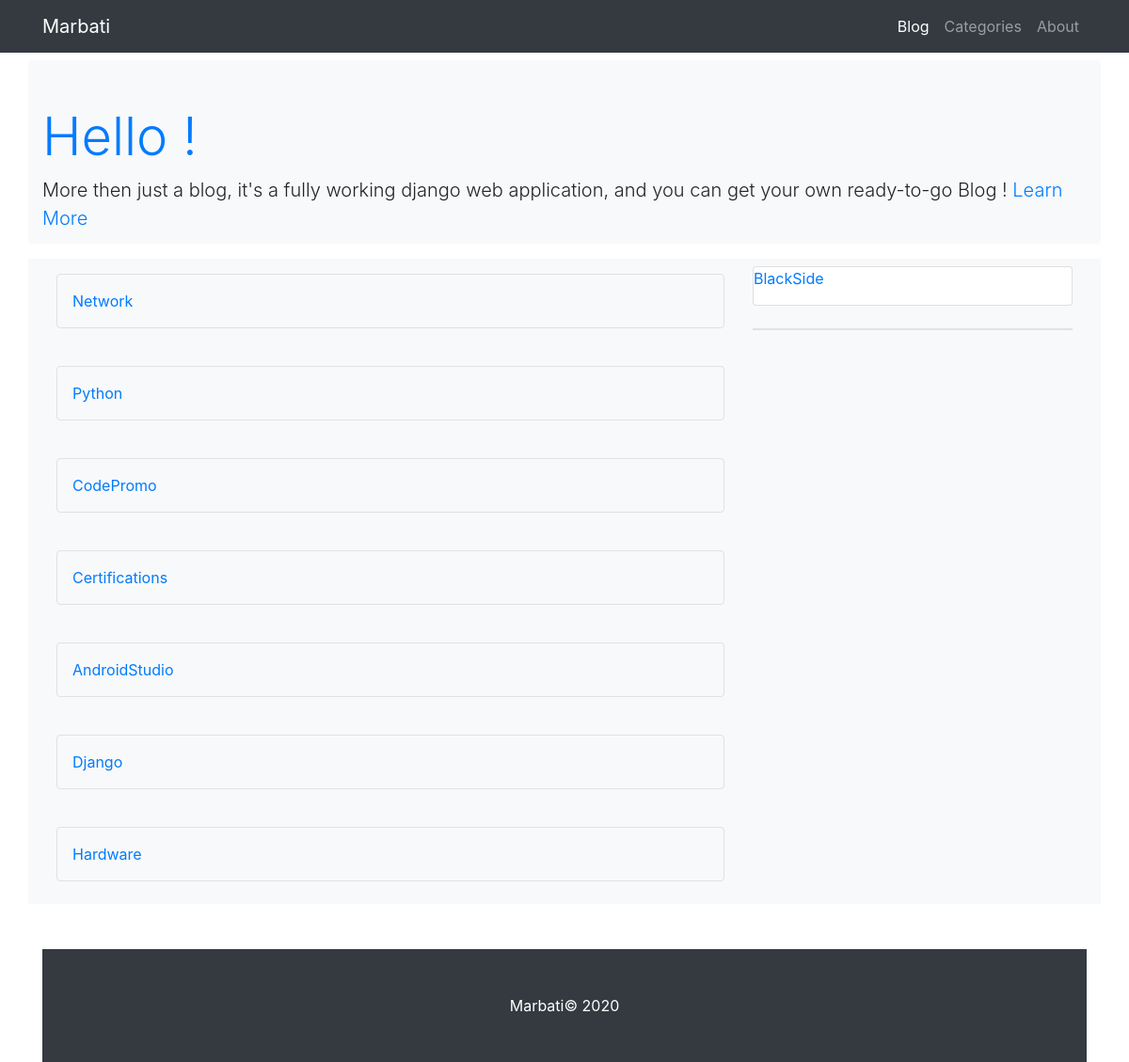
Screenshot of /blog/categories/ with the database file from the repository.
### blog/models.py (models this page shows, shortened)
class categories(models.Model):
    name = models.CharField(max_length=50)
    description = models.TextField(blank=True, null=True)

### blog/views.py (the view)
# urls.py: path('blog/categories/', views.homepage, name='blogero'),
def homepage(request):
    model = categories.objects.all()
    context = {'cat': model}
    return render(request, 'blog/categories.html', context=context)

### blog/templates/blog/categories.html
{% extends 'base.html' %}
    {% block content %}
    <div class="container">
        {% for element in cat %}
            <div class="row border rounded mt-3 py-3 px-3 bg-light ">
                <a href="{% url 'filter' element.id %}">{{ element.name }}</a>
            </div>
            <br>
        {% endfor %}
    </div>
    {% endblock %}

### rows the page displays
categories: name "Network"
categories: name "Python"
categories: name "CodePromo"
categories: name "Certifications"
categories: name "AndroidStudio"
categories: name "Django"
categories: name "Hardware"
